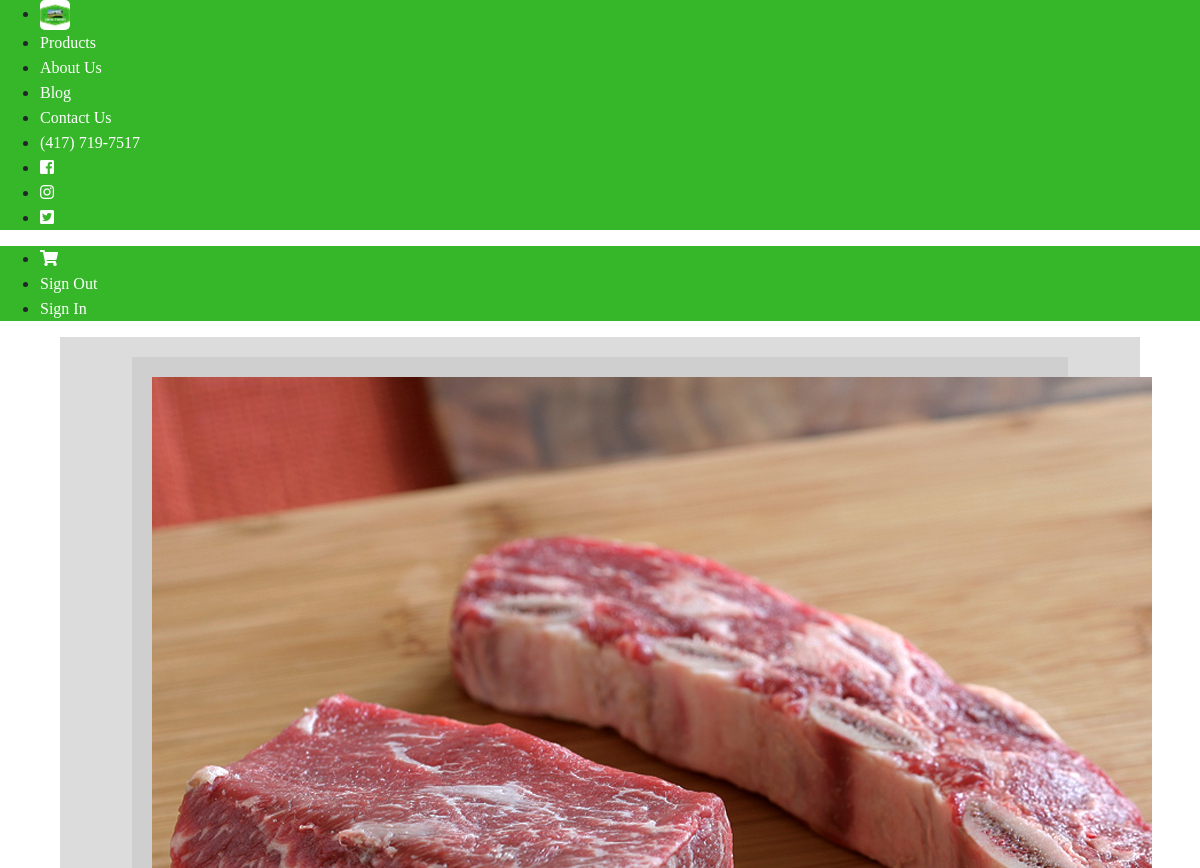
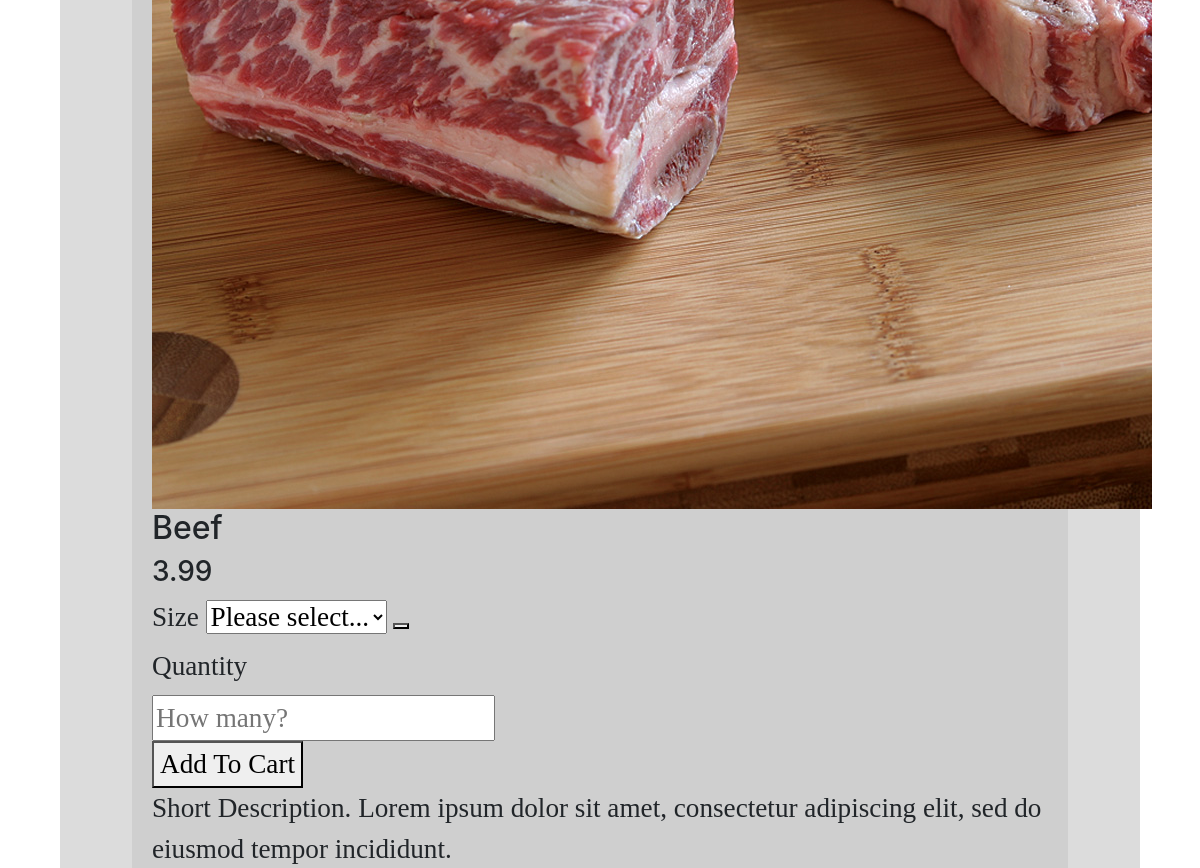
/product/?catID=41&prodID=4 (upper part), run on an earlier commit of the app's database (2 pictures, top to bottom).
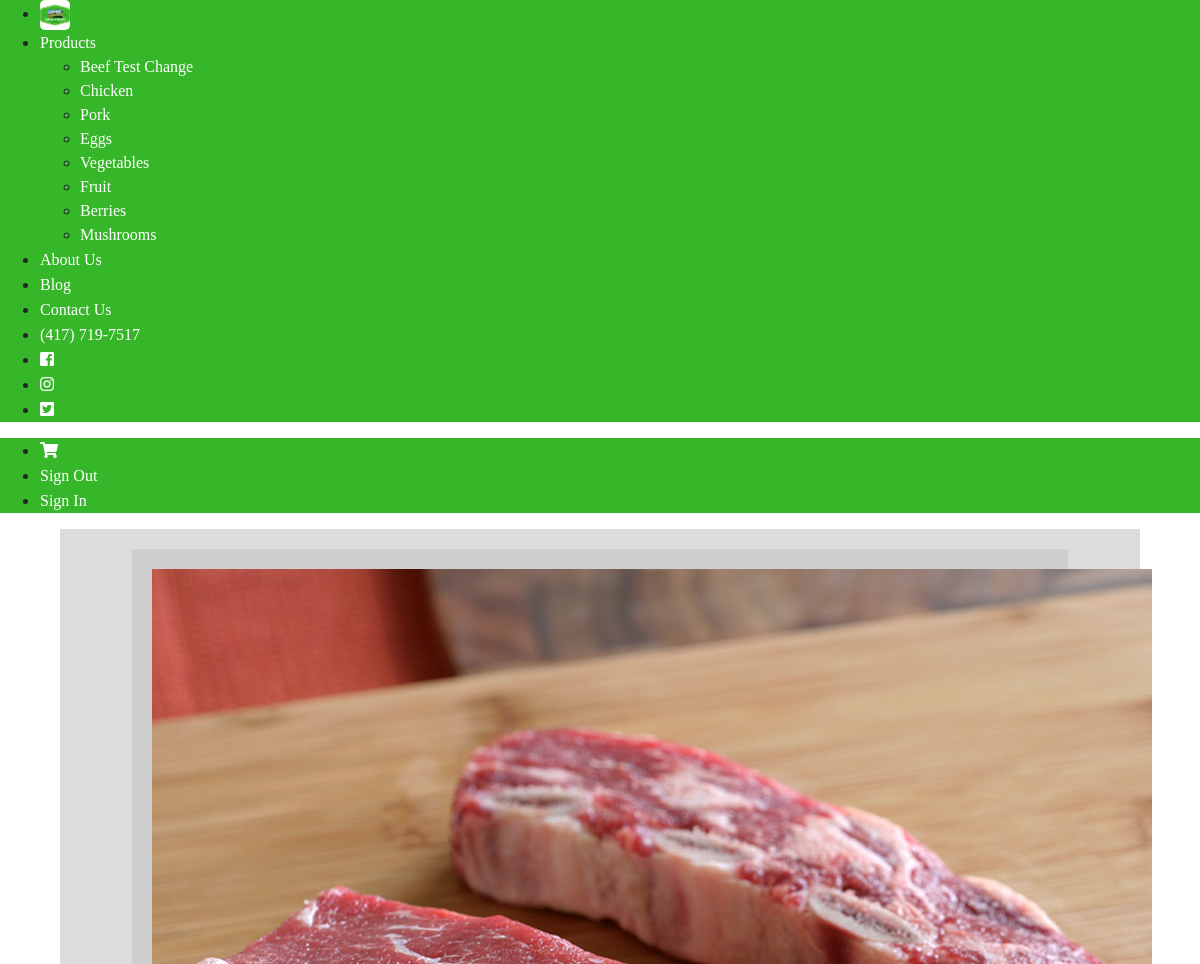
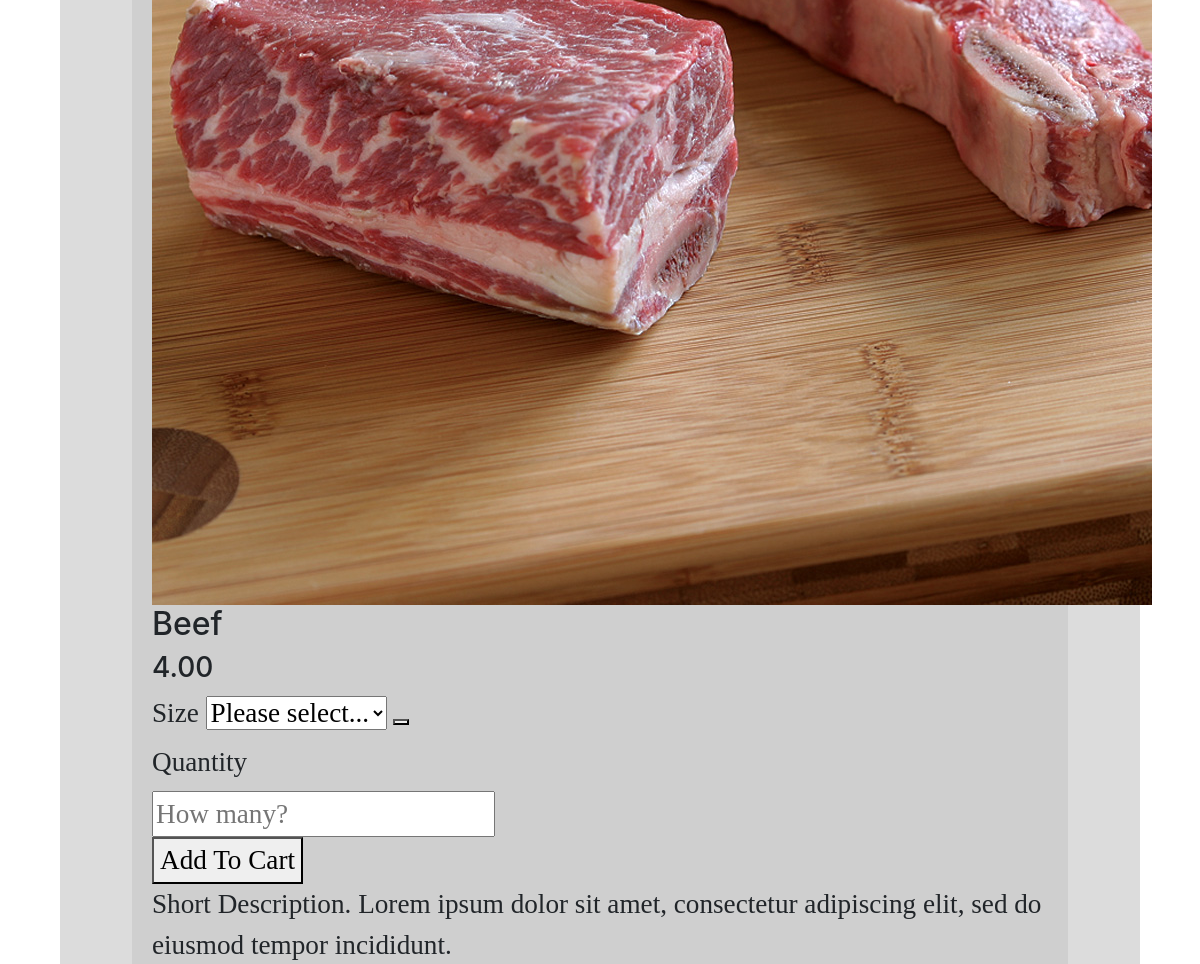
And on a later commit of the database (2 pictures, top to bottom).
### tables this page shows
CREATE TABLE `products` (
  `productID` int(11) NOT NULL,
  `productName` varchar(50) NOT NULL,
  `portionsID` int(11) NOT NULL,
  `price` decimal(10,2) DEFAULT NULL,
  `qty` decimal(10,1) DEFAULT NULL,
  `shortDesc` varchar(255) DEFAULT NULL,
  `fullDesc` varchar(255) DEFAULT NULL,
  `catID` int(11) NOT NULL,
  `image` varchar(255) NOT NULL,
  `sizeID` int(11) NOT NULL,
  `outOfSeason` tinyint(1) NOT NULL,
  `hide` tinyint(1) NOT NULL
);

CREATE TABLE `categories` (
  `catID` int(11) NOT NULL,
  `catName` varchar(25) NOT NULL,
  `image` varchar(255) NOT NULL,
  `hide` tinyint(1) NOT NULL
);

### models/requests.php (called while the page is built, shortened)
<?php
$prodID = filter_input(INPUT_GET, "prodID");
?>

### models/products_db.php (called while the page is built, shortened)
<?php
function getAllCategories(){
    global $db;
    $sql = "SELECT * FROM categories WHERE hide = 0";
    $qry = $db->query($sql);
    $aryCat = $qry->fetchAll();
    return $aryCat;
}
function prodByID($prodID){
    global $db;
    $sql = "select * from products where productID = $prodID";
    $qry = $db->query($sql);
    $product = $qry->fetch();
    return $product;
}

### product/product.php (the view, shortened to what this page needs)
<?php
$prod = prodByID($prodID);
$portion = portionByID($prod['portionsID']);
?>
<div class="uk-grid-small uk-flex-center uk-text-center content-container" style="width:90%; margin:auto" uk-grid>
  <div class="uk-card uk-card-default uk-width-1-2@s">
    <img src="../images/<?=$prod['image']?>" alt="<?=$prod['productName']?> Image">
  </div>
  <div class="uk-width-1-2@s">
    <h2>
      <?=$prod['productName']?>
    </h2>
    <h3>
      <?=$prod['price']?> <?$portion['portionsDesc']?>
    </h3>
    <form class="uk-form-stacked" action="product.php" method="get">
      <div class="uk-grid-small uk-child-width-1-1@m uk-flex-center uk-text-center" uk-grid>
        <?php
          if($prod['sizeID'] != null){
        ?>
        <div class="uk-card">
          <div uk-form-custom="target: > * > span:first-child">
            <label class="uk-form-label">Size</label>
            <select name="size">
              <option value="">Please select...</option>
            </select>
            <button class="uk-button uk-button-default" type="button" tabindex="-1">
            </button>
          </div>
        </div>
        <?php
          }
        ?>
        <div class="uk-card  uk-width-expand">
          <label class="uk-form-label" for="form-stacked-text">Quantity</label>
          <div class="uk-form-controls uk-width-1-3" style="margin:auto">
            <input class="uk-input uk-text-center" id="form-stacked-text" type="number" placeholder="How many?" min="1" name="qty">
          </div>
        </div>
        <div class="uk-card">
          <button class="uk-button uk-button-default" type="submit">Add To Cart</button>
        </div>
      </div>
    </form>
    <div class="uk-card uk-card-default uk-card-body uk-width-expand product-desc-short">
    <p>
      Short Description. Lorem ipsum dolor sit amet, consectetur adipiscing elit, sed do eiusmod tempor incididunt.
    </p>
  </div>
  </div>
</div>

### views/navbar.php
<div uk-sticky="sel-target: .uk-navbar-container; cls-active: uk-navbar-sticky">
    <nav class="uk-navbar-container" uk-navbar>
        <div class="uk-navbar-left">
            <ul class="uk-navbar-nav">
                <li>
                    <a class="uk-logo" href="../product/">
                        <img src="../images/Zahn Farms Logo.jpg" alt="Zahn Farms Logo">
                    </a>
                </li>
                <li>
                    <a href="../product/">Products</a>
                    <div class="uk-navbar-dropdown" delay-hide="250">
                        <ul class="uk-nav uk-navbar-dropdown-nav">
                            <?php
                            $aryCat = getAllCategories();
                            foreach($aryCat as $cat){
                            ?>
                            <li><a href="?catID=<?=$cat['catID']?>"><?=$cat['catName']?></a></li>
                            <?php
                            }
                            ?>
                        </ul>
                    </div>
                </li>
                <li><a href="../aboutUs/aboutUs.php">About Us</a></li>
                <li><a href="../aboutUs/latestNews.php">Blog</a></li>
                <li><a href="../aboutUS/contact.php">Contact Us</a></li>
                <li><a href="tel:417-719-7517" class="navContact">(417) 719-7517</a></li>
                <li><a href="https://www.facebook.com/ZahnFarms/" target="_blank"><i
                            class="fab fa-facebook-square"></i></a></li>
                <li><a href="#" target="_blank"><i class="fab fa-instagram"></i></a></li>
                <li><a href="https://twitter.com/ag_select" target="_blank"><i class="fab fa-twitter-square"></i></a>
                </li>
            </ul>
        </div>
        <div class="uk-navbar-right">
            <ul class="uk-navbar-nav">
                <li><a href="../product/cart.php"><i class="fas fa-shopping-cart"></i></a></li>
                <li><a href="?lo=y" class='nav' id='lo'>Sign Out</a></li>
                <li><a href="../admin/">Sign In</a></li>
            </ul>
        </div>
    </nav>
</div>

What changed in the data, as far as the page shows it:
now on this page (row edited): categories: catName "Beef Test Change"
now on this page (row edited): categories: catName "Chicken"
now on this page (row edited): categories: catName "Pork"
now on this page (row edited): categories: catName "Eggs"
now on this page (row edited): categories: catName "Vegetables"
now on this page (row edited): categories: catName "Fruit"
now on this page (row edited): categories: catName "Berries"
now on this page (row edited): categories: catName "Mushrooms"
changed products "Beef": price "3.99" → "4.00"
